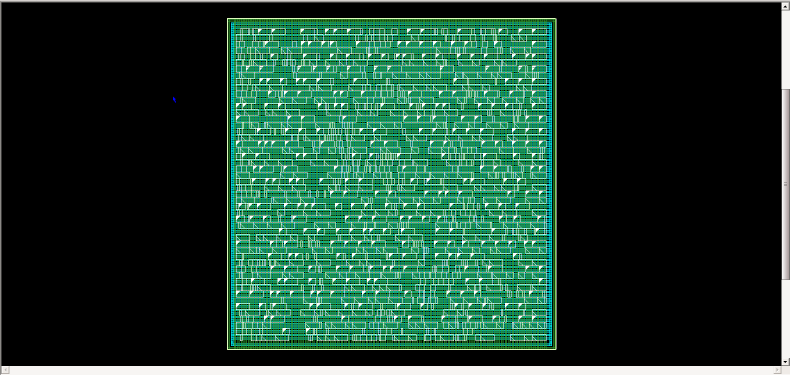
#> input picture CNN/Phase 2/Booth.PNG, 1579 x 750 px (shown at 1/2 size); its folder holds 2 pictures in this run
$ python Compress.py 'CNN/Phase 2' out.png
#> lines starting #> are read from the running program, lines starting #| are printed output that depends on the picture
from cv2 import imread
from cv2 import IMREAD_GRAYSCALE
from os import listdir
from os.path import join, splitext
from sys import argv
from numpy import uint16
from numpy import zeros

# [19 lines left out: functions my_zfill, fixed_length_binary_float, not called in this run]

# Read and padding the file
def read_file(file_path='00001.bmp'):
#> called with file_path = 'CNN/Phase 2/Booth.PNG'
    img = imread(file_path, IMREAD_GRAYSCALE)
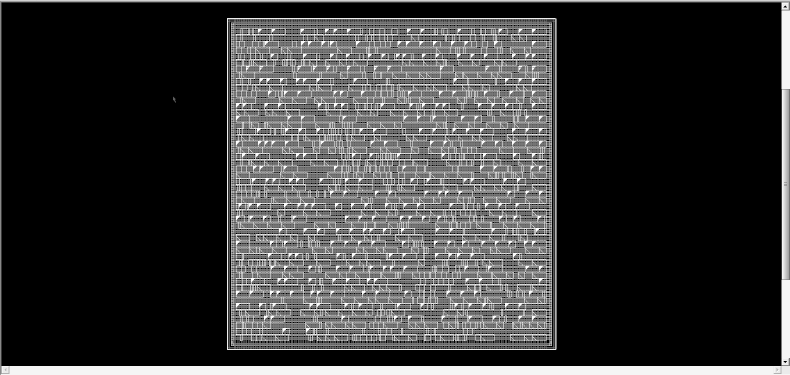
#> img: shape (750, 1579) (shown at 1/2 size); min 0, max 255, mean 56.7
    # print(img[14,:])
    mat = uint16(zeros((32,32)))
#> (the run stopped early here; a loop or call above may not have finished)

$ run again, on CNN/Phase 2/Pooling.PNG
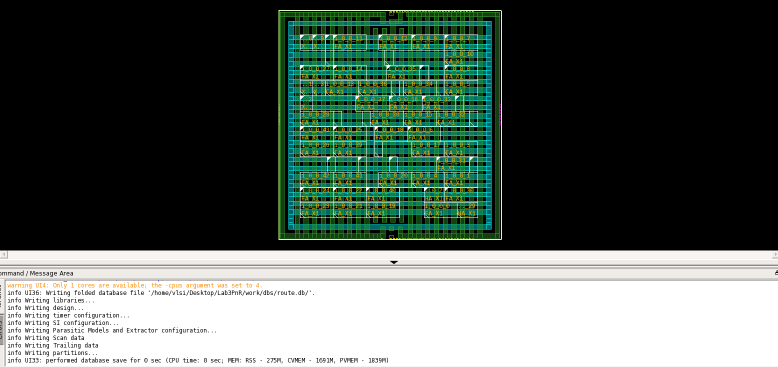
#> input picture CNN/Phase 2/Pooling.PNG, 1556 x 734 px (shown at 1/2 size)
#> in read_file, `img = imread(file_path, IMREAD_GRAYSCALE)`:
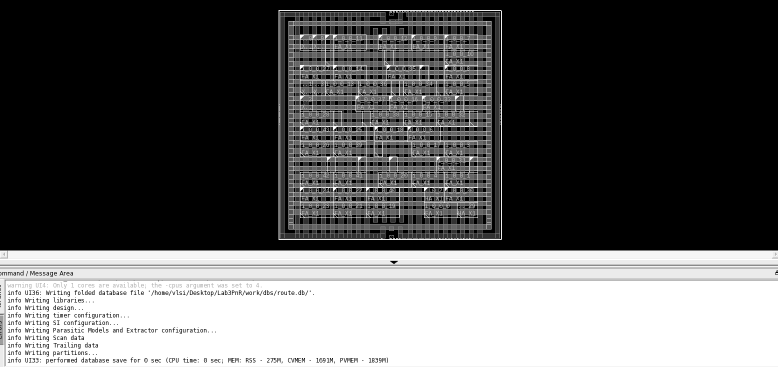
#> img: shape (734, 1556) (shown at 1/2 size); min 0, max 255, mean 93
